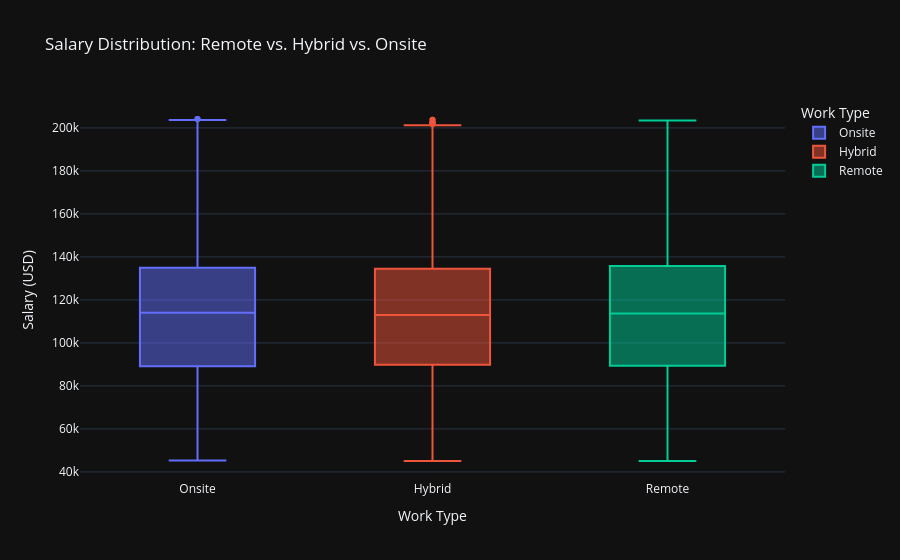

Notebook source saved alongside this figure:
### Code cell
### 5. Salary by Remote Type
fig = px.box(ai_df, x='remote_type', y='salary', color='remote_type',
             title='Salary Distribution: Remote vs. Hybrid vs. Onsite',
             labels={'remote_type': 'Work Type', 'salary': 'Salary (USD)'})
fig.show()

### Figure 1 — Plotly figure (JSON) as saved in the notebook; plotly's stock layout.template omitted (floating-point values rounded to 4 significant figures; data arrays with more than 128 entries replaced by an {"elided": "..."} marker saying what was removed)
{"data": [{"alignmentgroup": "True", "hovertemplate": "Work Type=%{x}<br>Salary (USD)=%{y}<extra></extra>", "legendgroup": "Onsite", "marker": {"color": "#636efa"}, "name": "Onsite", "notched": false, "offsetgroup": "Onsite", "orientation": "v", "showlegend": true, "x": {"elided": "5011 str values"}, "x0": " ", "xaxis": "x", "y": {"elided": "5011 int values"}, "y0": " ", "yaxis": "y", "type": "box"}, {"alignmentgroup": "True", "hovertemplate": "Work Type=%{x}<br>Salary (USD)=%{y}<extra></extra>", "legendgroup": "Hybrid", "marker": {"color": "#EF553B"}, "name": "Hybrid", "notched": false, "offsetgroup": "Hybrid", "orientation": "v", "showlegend": true, "x": {"elided": "5176 str values"}, "x0": " ", "xaxis": "x", "y": {"elided": "5176 int values"}, "y0": " ", "yaxis": "y", "type": "box"}, {"alignmentgroup": "True", "hovertemplate": "Work Type=%{x}<br>Salary (USD)=%{y}<extra></extra>", "legendgroup": "Remote", "marker": {"color": "#00cc96"}, "name": "Remote", "notched": false, "offsetgroup": "Remote", "orientation": "v", "showlegend": true, "x": {"elided": "5331 str values"}, "x0": " ", "xaxis": "x", "y": {"elided": "5331 int values"}, "y0": " ", "yaxis": "y", "type": "box"}], "layout": {"xaxis": {"anchor": "y", "domain": [0.0, 1.0], "title": {"text": "Work Type"}, "categoryorder": "array", "categoryarray": ["Onsite", "Hybrid", "Remote"]}, "yaxis": {"anchor": "x", "domain": [0.0, 1.0], "title": {"text": "Salary (USD)"}}, "legend": {"title": {"text": "Work Type"}, "tracegroupgap": 0}, "title": {"text": "Salary Distribution: Remote vs. Hybrid vs. Onsite"}, "boxmode": "overlay"}}
